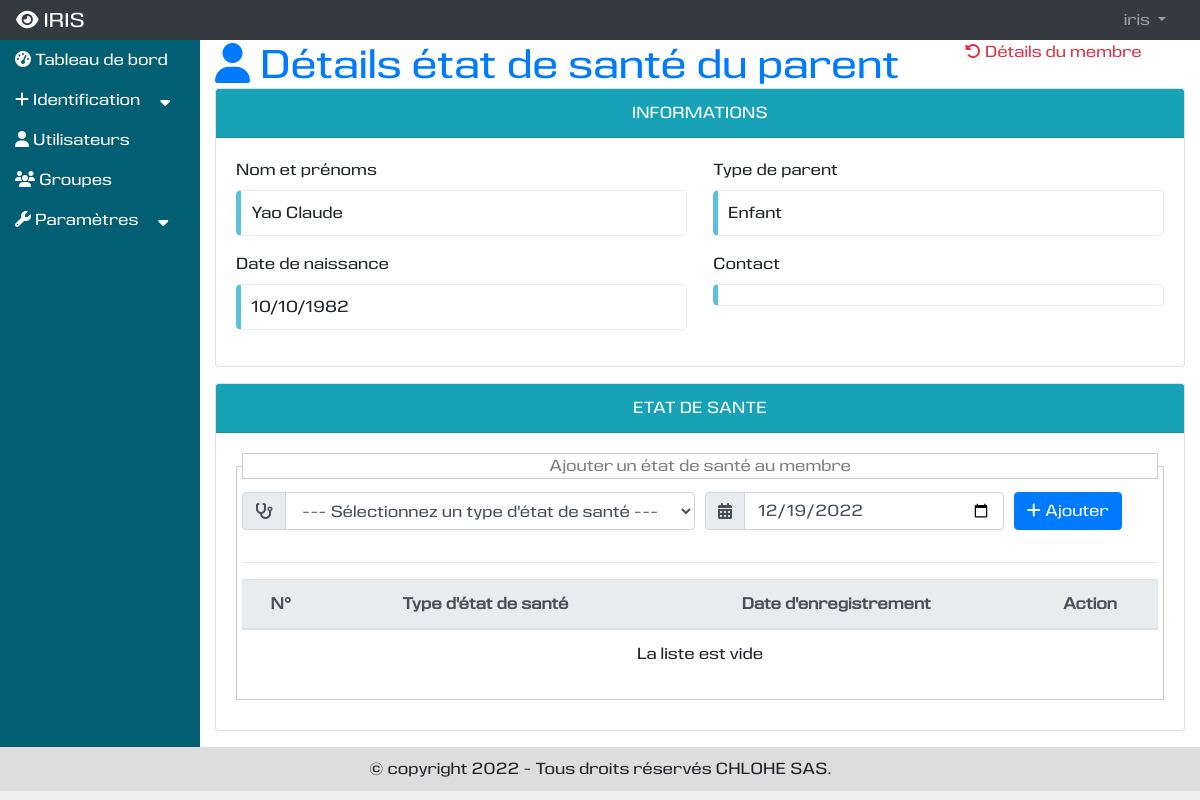
The app's page /presentation/detail-parent-secteuragricole/4 (signed in) with its own data.
### vieprofessionnelle/models.py (models this page shows, shortened)
class Parent(models.Model):
    nomprenoms = models.CharField(max_length=250, verbose_name="Nom et prénoms")
    datenaissance = models.DateField(null=True, blank=True, verbose_name="Date de naissance")
    contact = models.CharField(max_length=50, null=True, blank=True, default="", verbose_name="Contact")
    adresse = models.CharField(max_length=150, null=True, blank=True,default="", verbose_name="Adresse")
    dateenre = models.DateTimeField(default=None, null=True, blank=True, verbose_name="Date d'enregistrement")
    typeparent = models.ForeignKey(TypeParent, on_delete=models.CASCADE)

class TypeParent(models.Model):
    libelle = models.CharField(max_length=100, verbose_name="Libellé", unique=True)
    def __str__(self):
        return self.libelle

### presentation/views.py (the view)
# urls.py: path('detail-parent-secteuragricole/<str:id>', views.detail_parent_secteuragricole, name='detail_parent_secteuragricole'),
@login_required
@permission_required('vieprofessionnelle.add_membre', raise_exception=True)
def detail_parent_secteuragricole(request, id):
    try:
        parent = Parent.objects.get(id=id)
    except Parent.DoesNotExist:
        messages.error(request, "Ce parent n'existe pas.")
        return HttpResponseRedirect(reverse('presentation:ajouter_secteuragricole'))
    typeetatsantes = TypeEtatSante.objects.order_by('id')
    etatsantes = EtatSante.objects.filter(parent=parent).order_by('id')
    context = {
        'title': "Détials état de santé du parent",
        'typeetatsantes': typeetatsantes,
        'etatsantes': etatsantes,
        'parent': parent,
    }
    return render(request, 'presentation/detail_parent_secteuragricole.html', context)

### presentation/templates/presentation/detail_parent_secteuragricole.html (shortened to what this page needs)
{% extends 'utilisateur/base.html' %}
{% load static %}
{% block tableau_de_bord %}
<div class="row">
    <div class="col-md-12">
        <div class="row">
            <div class="col-md-9">
                <h1 class="text-primary"><i class="fas fa-user"></i> Détails état de santé du parent</h1>
            </div>
            <div class="col-md-3">
                <a href="{% url 'presentation:retour_liste_membre' %}" class="text-danger"><i class="fas fa-undo-alt"></i> Détails du membre</a>
            </div>
        </div>
    </div>
    <div class="col-md-12 mb-3">
        <div class="card">
            <div class="card-header text-white text-center bg-info">INFORMATIONS</div>
            <div class="card-body">
                <div class="form-row mb-3">
                    <div class="col mr-3">
                        <label>Nom et prénoms</label>
                        <p class="contour-info">
                            {{parent.nomprenoms}}
                        </p>
                    </div>
                    <div class="col">
                        <label>Type de parent</label>
                        <p class="contour-info">
                            {{parent.typeparent}}
                        </p>
                    </div>
                </div>
                <div class="form-row mb-3">
                    <div class="col mr-3">
                        <label>Date de naissance</label>
                        <p class="contour-info">
                            {{parent.datenaissance|date:"d/m/Y"}}
                        </p>
                    </div>
                    <div class="col">
                        <label>Contact</label>
                        <p class="contour-info">
                        </p>
                    </div>
                </div>
            </div>
        </div>
    </div>
    <div class="col-md-12 mb-3">
        <div class="card">
            <div class="card-header text-white text-center bg-info">ETAT DE SANTE</div>
            <div class="card-body">
                <form action="post" method="#" id="form_etatsante">
                    <fieldset style="border:1px solid #CCC; margin-bottom:10px; padding:5px;">
                    <legend style="font-size:1em;color:gray;border:1px solid #CCC; text-align:center;">
                        Ajouter un état de santé au membre
                    </legend>
                    <div class="form-row mb-2">
                        <div class="col-md-6">
                            <div class="input-group mb-3">
                                <div class="input-group-prepend">
                                    <label class="input-group-text" for="select_typeetatsante"><i class="fas fa-stethoscope"></i></label>
                                </div>
                                <select name="select_typeetatsante" id="select_typeetatsante" class="form-control" required>
                                    <option value="" selected>--- Sélectionnez un type d'état de santé ---</option>
                                </select>
                            </div>
                        </div>
                        <div class="col-md-4">
                            <div class="input-group mb-3">
                                <div class="input-group-prepend">
                                    <span class="input-group-text"><i class="fas fa-calendar-alt"></i></span>
                                </div>
                                <input type="date" name="dateenre_e" id="dateenre_e" value="{% now 'Y-m-d' %}" class="form-control">
                            </div>
                        </div>
                        <div class="col-md-2">
                            <div class="input-group mb-3 justify-content-start">
                                <button type="submit" id="envoyer_etatsante" name="envoyer_etatsante" class="btn btn-primary">
                                    <i class="fa fa-plus"></i> Ajouter
                                </button>
                            </div>
                        </div>
                    </div>
                    <hr />
                    <table class="table table-hover table-responsive-md text-center" id="tableetatsante">
                        <thead>
                        <tr class="thead-light">
                            <th>N°</th>
                            <th>Type d'état de santé</th>
                            <th>Date d'enregistrement</th>
                            <th>Action</th>
                        </tr>
                        </thead>
                        <tbody>
                        {% for etatsante in etatsantes %}
                        <tr>
                            <td>{{forloop.counter}}</td>
                            <td>{{etatsante.typeetatsante|upper}}</td>
                            <td>{{etatsante.dateenre|date:"d/m/Y"}}</td>
                            <td class="text-center">
                                <button type="button" title="Supprimer" class="btn btn-outline-danger btn-sm" data-toggle="modal" data-target="#etatsantesupprimermodal{{etatsante.id}}" data-backdrop="static"><i class="fas fa-trash-alt"></i></button>
                                <div class="modal fade" id="etatsantesupprimermodal{{etatsante.id}}" role="dialog">
                                    <div class="modal-dialog">
                                        <div class="modal-content">
                                            <div class="modal-header">
                                                <h4 class="modal-title">Confirmez-vous la suppression ?</h4>
                                                <button type="button" class="close" data-dismiss="modal">&times;</button>
                                            </div>
                                            <div class="modal-body">
                                                <h5>
                                                    Etat de santé : <strong>{{etatsante.typeetatsante.libelle|capfirst}}</strong>
                                                </h5>
                                            </div>
                                            <div class="modal-footer justify-content-center">
                                                <form style="display:inline-block; text-align:center" method="get" action="#">
                                                    <input type="text" name="id_parent_etatsante_s" id="id_parent_etatsante_s{{etatsante.id}}" value="{{parent.id}}" hidden>
                                                    <button type="submit" name="supprimer_e" value="{{etatsante.id}}" class="btn btn-success btn-sm">Oui</button>
                                                </form>
                                                <button class="btn btn-danger btn-sm" name="annuler_e" data-dismiss="modal">Non</button>
                                            </div>
                                        </div>
                                    </div>
                                </div>
                            </td>
                        </tr>
                        {% empty %}
                        <tr class="text-center">
                            <td colspan="4" class="text-center">
                                La liste est vide
                            </td>
                        </tr>
                        {% endfor %}
                        </tbody>
                    </table>
                </fieldset>
                </form>
            </div>
        </div>
    </div>
</div>
{% include 'toast.html' %}
{% endblock %}

### templates/nav.html (shortened to what this page needs)
<nav class="navbar navbar-expand-md bg-dark navbar-dark">
  <a class="navbar-brand" href="{% url 'presentation:index' %}"><i class="fas fa-eye"></i> IRIS</a>
  <div class="collapse navbar-collapse" id="collapsNavbar">
    <ul class="navbar-nav">
      {% if not user.is_authenticated %}
      <li class="nav-item">
        <a class="nav-link" href="{% url 'utilisateur:connexion' %}">Connexion</a>
      </li>
      <li class="nav-item">
        <a class="nav-link" href="{% url 'utilisateur:inscription' 0 %}">S'inscrire</a>
      </li>
      {% else %}
      <li class="nav-item dropdown" style="position: relative;">
        <a class="nav-link dropdown-toggle" href="#" id="navbardrop" data-toggle="dropdown">
          {{user.get_username}}
        </a>
      </li>
      {% endif %}
    </ul>
  </div>
</nav>

### static/css/css.css (style rules this page uses)
body { margin: 0px; padding: 0px; background : #EEE; font-family: 'eurocinewebfont'; }
nav { margin: 0px; padding: 0px; padding: 10px 10px 0px 10px; height: 40px; background: #DDD; }
nav div { display: flex; flex-direction: row; flex-wrap: wrap; justify-content: flex-end; }
nav div ul { margin: 0px; padding: 0px; list-style-type: none; }
nav div ul li { display: inline-block; margin-right: 10px; }
nav div ul li a { text-decoration: none; }
.contour-info { display : block; margin:0px; padding-left: 10px; padding-top: 10px; padding-bottom: 10px; border: 1px solid #e9ecef; border-left: solid 5px #5bc0de; border-radius: 5px; }
#contenu h1 { margin: 0px; padding : 0px; }

### records on screen
Parent: nomprenoms "Yao Claude", typeparent "Enfant", datenaissance "10/10/1982"

### other values on screen
{{ user.get_username }} "iris"
{{ annee }} "2022"
